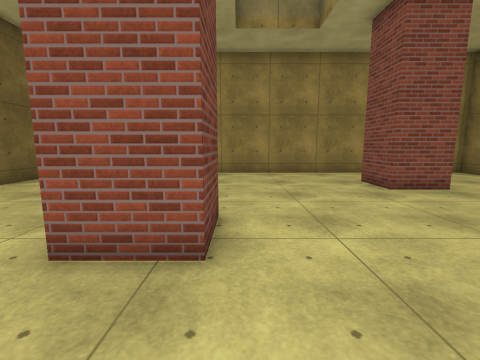
[1] (above)

12 first-person views from a walk through a 3-D level made in the Unity game engine. The camera is 1.4 m above the floor, tilts 8° down and sees 90° across. The floor is counted in squares, 1 m on a side. Each view is taken from the middle of a square. On the plan, view 1 faces up. The plan holds only what a view shows up to about 13 squares ahead; the rest is blank. The player is left out. Surface patterns are stand-ins for the level's own textures.

[2]
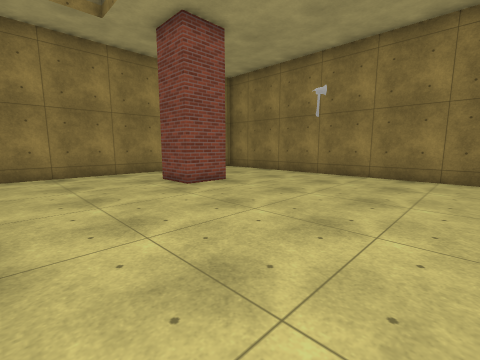

[3]
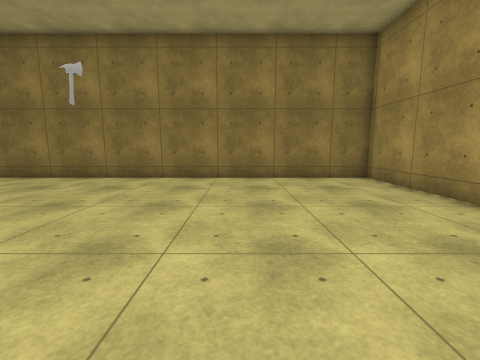

[4]
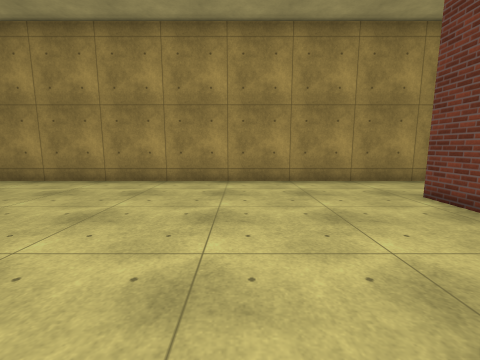

[5]
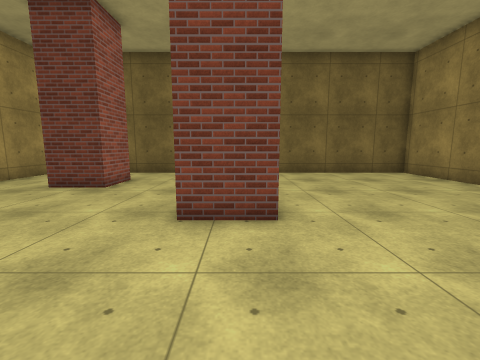

[6]
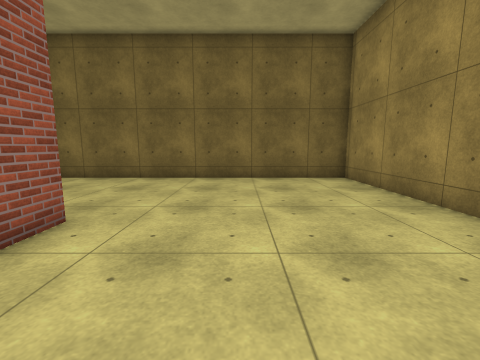

[7]
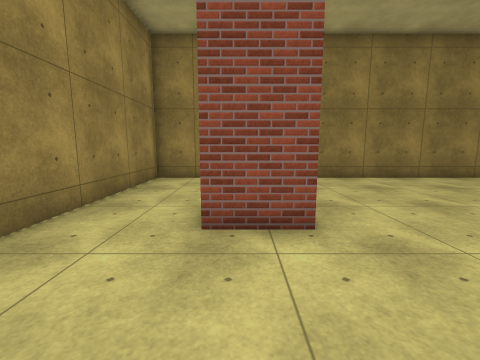

[8]
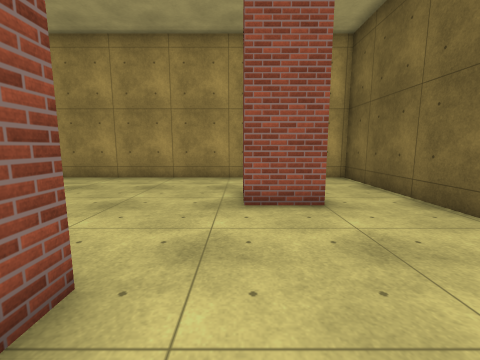

[9]
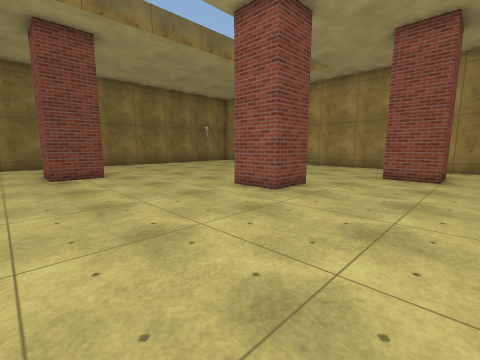

[10]
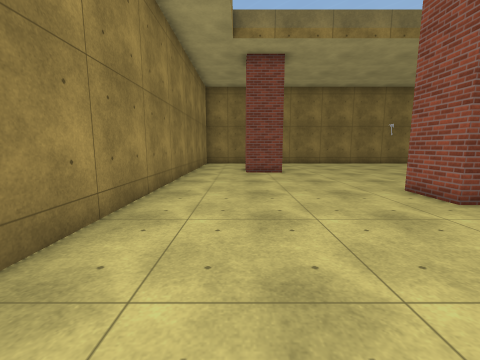

[11]
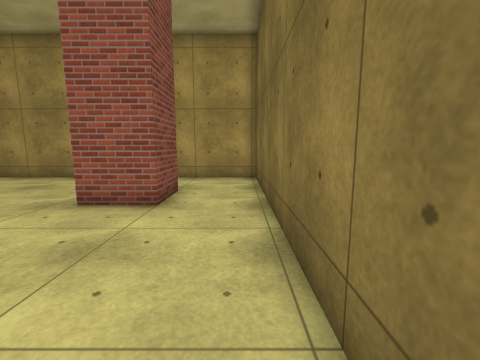

[12]
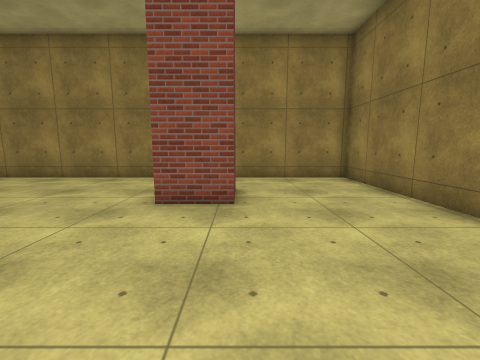

### Floor plan
Points are (right, up) in squares from view 1. A wall is a line through its corners. A room is listed if a view was taken in it or the views show most of it. See-through windows are left out.
Room 1 (views 1, 2, 3, 4, 5, 6, 7, 8, 9, 10, 11, 12)
walls: (-0.4, 2.8) (-2.4, 2.8) (-2.4, 4.7) (-0.4, 4.7) (-0.4, 2.8); (6.9, 9.4) (6.9, 7.7) (4.9, 7.7) (4.9, 9.6) (6.9, 9.6); (-6, -2.6) (-6, -0.6) (-4.1, -0.6) (-4.1, -2.6); (11.7, -5.7) (11.7, 12.7) (-8.7, 12.7) (-8.7, -5.7) (11.7, -5.7)

Positions as (right, up) in squares from view 1, and headings:
1: (0, 0), facing up
2: (0, 0), facing up-right
3: (1, 0), facing right
4: (1, 4), facing down
5: (4, 4), facing left
6: (2, 8), facing left
7: (1, 9), facing right
8: (-4, 5), facing down
9: (-7, 11), facing down-right
10: (-8, 10), facing right
11: (-8, 5), facing down
12: (7, 2), facing up
